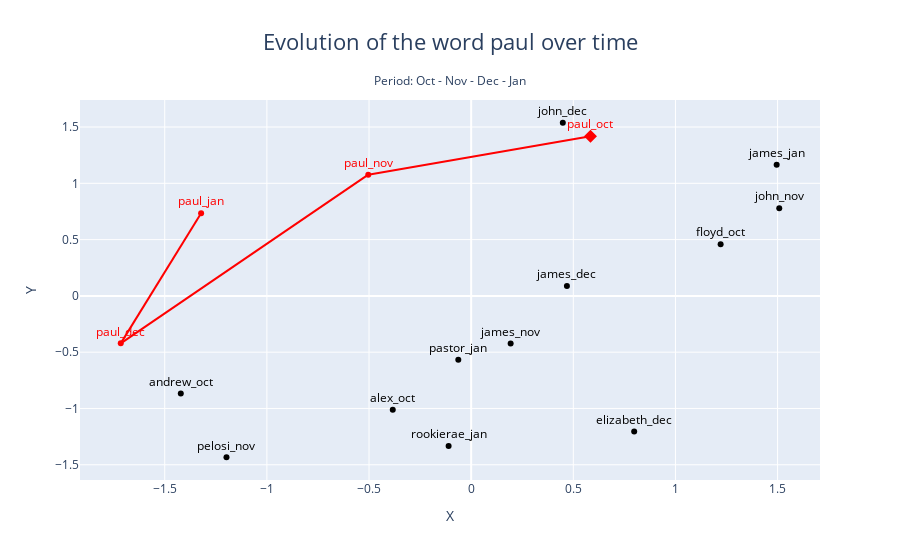

Source (notebook cell):
### Markdown cell above
### Temporally changing embeddings

### Code cell
plot_temporal_changing_embedding(target_word_pelosi, selected_models_monthly_pelosi, top_n=3, title=title_pelosi, subtitle=subtitle_pelosi, use_tsne=True)

### Figure 1 — Plotly figure (JSON) as saved in the notebook; plotly's stock layout.template omitted (floating-point values rounded to 4 significant figures)
{"data": [{"marker": {"color": "black"}, "mode": "markers+text", "text": ["floyd_oct"], "textfont": {"color": "black"}, "textposition": "top center", "x": [1.221], "y": [0.4597], "type": "scatter"}, {"marker": {"color": "black"}, "mode": "markers+text", "text": ["andrew_oct"], "textfont": {"color": "black"}, "textposition": "top center", "x": [-1.421], "y": [-0.8664], "type": "scatter"}, {"marker": {"color": "black"}, "mode": "markers+text", "text": ["alex_oct"], "textfont": {"color": "black"}, "textposition": "top center", "x": [-0.3838], "y": [-1.012], "type": "scatter"}, {"marker": {"color": "red"}, "mode": "markers+text", "text": ["paul_oct"], "textfont": {"color": "red"}, "textposition": "top center", "x": [0.584], "y": [1.419], "type": "scatter"}, {"marker": {"color": "black"}, "mode": "markers+text", "text": ["james_nov"], "textfont": {"color": "black"}, "textposition": "top center", "x": [0.1933], "y": [-0.4227], "type": "scatter"}, {"marker": {"color": "black"}, "mode": "markers+text", "text": ["pelosi_nov"], "textfont": {"color": "black"}, "textposition": "top center", "x": [-1.198], "y": [-1.433], "type": "scatter"}, {"marker": {"color": "black"}, "mode": "markers+text", "text": ["john_nov"], "textfont": {"color": "black"}, "textposition": "top center", "x": [1.508], "y": [0.7795], "type": "scatter"}, {"marker": {"color": "red"}, "mode": "markers+text", "text": ["paul_nov"], "textfont": {"color": "red"}, "textposition": "top center", "x": [-0.5036], "y": [1.077], "type": "scatter"}, {"marker": {"color": "black"}, "mode": "markers+text", "text": ["james_dec"], "textfont": {"color": "black"}, "textposition": "top center", "x": [0.4687], "y": [0.08726], "type": "scatter"}, {"marker": {"color": "black"}, "mode": "markers+text", "text": ["elizabeth_dec"], "textfont": {"color": "black"}, "textposition": "top center", "x": [0.798], "y": [-1.204], "type": "scatter"}, {"marker": {"color": "black"}, "mode": "markers+text", "text": ["john_dec"], "textfont": {"color": "black"}, "textposition": "top center", "x": [0.4486], "y": [1.538], "type": "scatter"}, {"marker": {"color": "red"}, "mode": "markers+text", "text": ["paul_dec"], "textfont": {"color": "red"}, "textposition": "top center", "x": [-1.715], "y": [-0.4217], "type": "scatter"}, {"marker": {"color": "black"}, "mode": "markers+text", "text": ["james_jan"], "textfont": {"color": "black"}, "textposition": "top center", "x": [1.495], "y": [1.166], "type": "scatter"}, {"marker": {"color": "black"}, "mode": "markers+text", "text": ["rookierae_jan"], "textfont": {"color": "black"}, "textposition": "top center", "x": [-0.1104], "y": [-1.334], "type": "scatter"}, {"marker": {"color": "black"}, "mode": "markers+text", "text": ["pastor_jan"], "textfont": {"color": "black"}, "textposition": "top center", "x": [-0.06299], "y": [-0.5672], "type": "scatter"}, {"marker": {"color": "red"}, "mode": "markers+text", "text": ["paul_jan"], "textfont": {"color": "red"}, "textposition": "top center", "x": [-1.322], "y": [0.735], "type": "scatter"}, {"marker": {"color": "red", "size": 10, "symbol": "diamond"}, "mode": "markers", "x": [0.584], "y": [1.419], "type": "scatter"}, {"line": {"color": "red"}, "mode": "lines", "x": [0.584, -0.5036], "y": [1.419, 1.077], "type": "scatter"}, {"line": {"color": "red"}, "mode": "lines", "x": [-0.5036, -1.715], "y": [1.077, -0.4217], "type": "scatter"}, {"line": {"color": "red"}, "mode": "lines", "x": [-1.715, -1.322], "y": [-0.4217, 0.735], "type": "scatter"}], "layout": {"annotations": [{"showarrow": false, "text": "Period: Oct - Nov - Dec - Jan", "x": 0.5, "xref": "paper", "y": 1.08, "yref": "paper"}], "showlegend": false, "title": {"font": {"size": 22}, "text": "Evolution of the word paul over time", "x": 0.5}, "xaxis": {"title": {"text": "X"}}, "yaxis": {"title": {"text": "Y"}}}}
